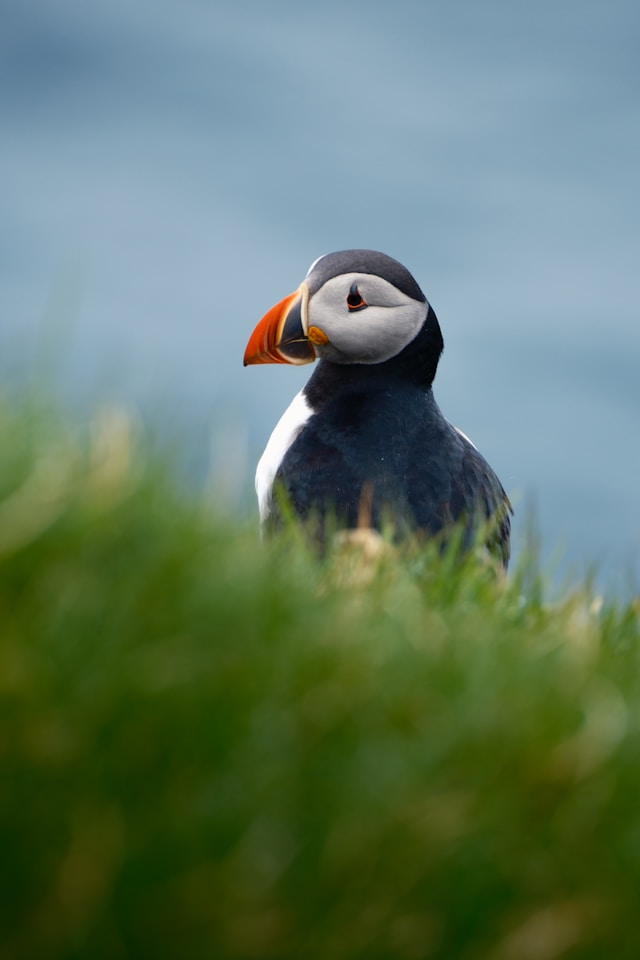
#> input picture AI/실습정리/practice/image_dir/puffin.jpg, 640 x 960 px
$ python blur.py
#> lines starting #> are read from the running program, lines starting #| are printed output that depends on the picture
import cv2
src = cv2.imread("../image_dir/puffin.jpg", cv2.IMREAD_COLOR)
#> src is the input picture: shape (960, 640, 3); mean B, G, R 100.8, 120.4, 97.6
dst = cv2.blur(src, (30, 30), anchor=(-1,-1), borderType=cv2.BORDER_DEFAULT)
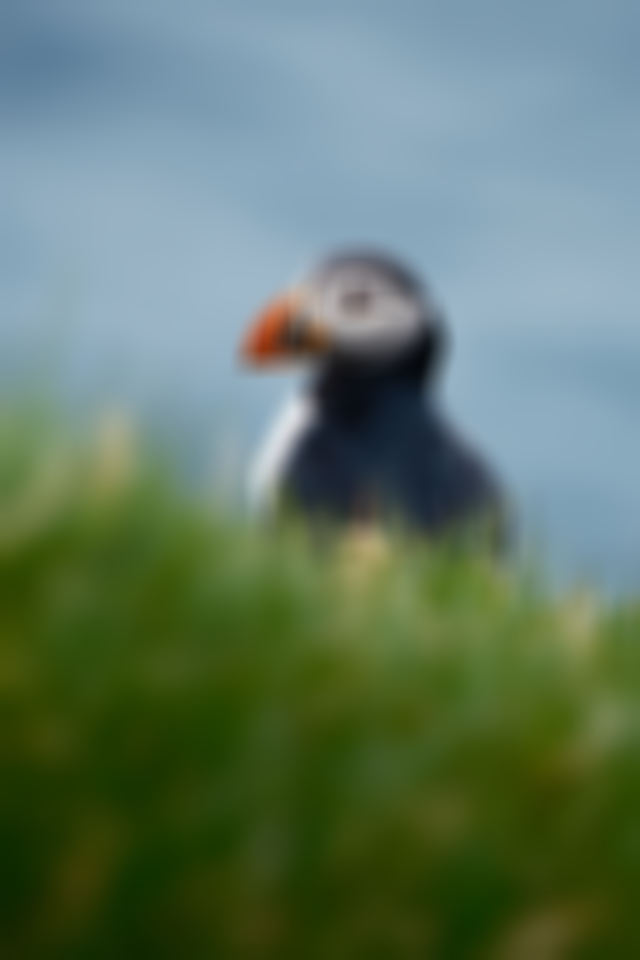
#> dst: shape (960, 640, 3); mean B, G, R 100.9, 120.5, 97.6
dst2 = cv2.blur(src, (30, 30), anchor=(-1,-1), borderType=cv2.BORDER_REFLECT)

cv2.imshow("dst", dst)
cv2.imshow("dst_reflect", dst2)
cv2.waitKey()
cv2.destroyAllWindows()
